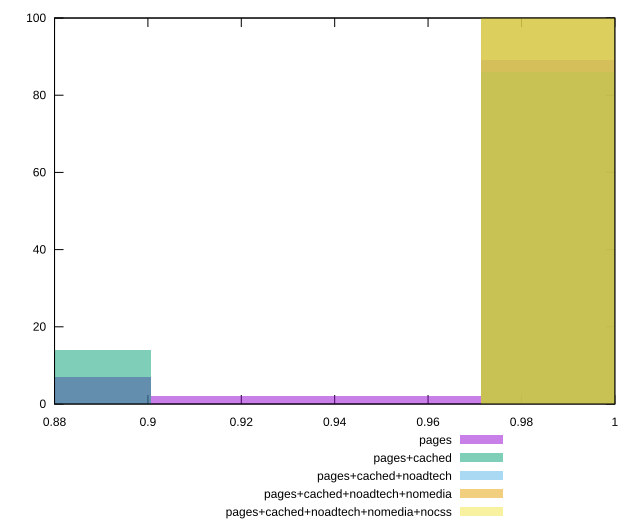

The gnuplot source for this figure:
reset

$pages <<EOF
0.8829937055923933 7
0.9889529502634805 89
0.9183134538160891 2
0.9536332020397849 2
EOF

$pagesCached <<EOF
0.9889529502634805 86
0.8829937055923933 14
EOF

$pagesCachedNoadtech <<EOF
0.9889529502634805 100
EOF

$pagesCachedNoadtechNomedia <<EOF
0.9889529502634805 100
EOF

$pagesCachedNoadtechNomediaNocss <<EOF
0.9889529502634805 100
EOF

set key outside below
set boxwidth 0.035319748223695734
set xrange [0.88:1]
set yrange [0:100]
set trange [0:100]
set style fill transparent solid 0.5 noborder
set terminal svg size 640, 530 enhanced background rgb 'white'
set output "report_00018_2021-02-10T15-25-16.877Z/unminified-css/comparison/histogram/all_score.svg"

plot $pages title "pages" with boxes, \
     $pagesCached title "pages+cached" with boxes, \
     $pagesCachedNoadtech title "pages+cached+noadtech" with boxes, \
     $pagesCachedNoadtechNomedia title "pages+cached+noadtech+nomedia" with boxes, \
     $pagesCachedNoadtechNomediaNocss title "pages+cached+noadtech+nomedia+nocss" with boxes

reset
